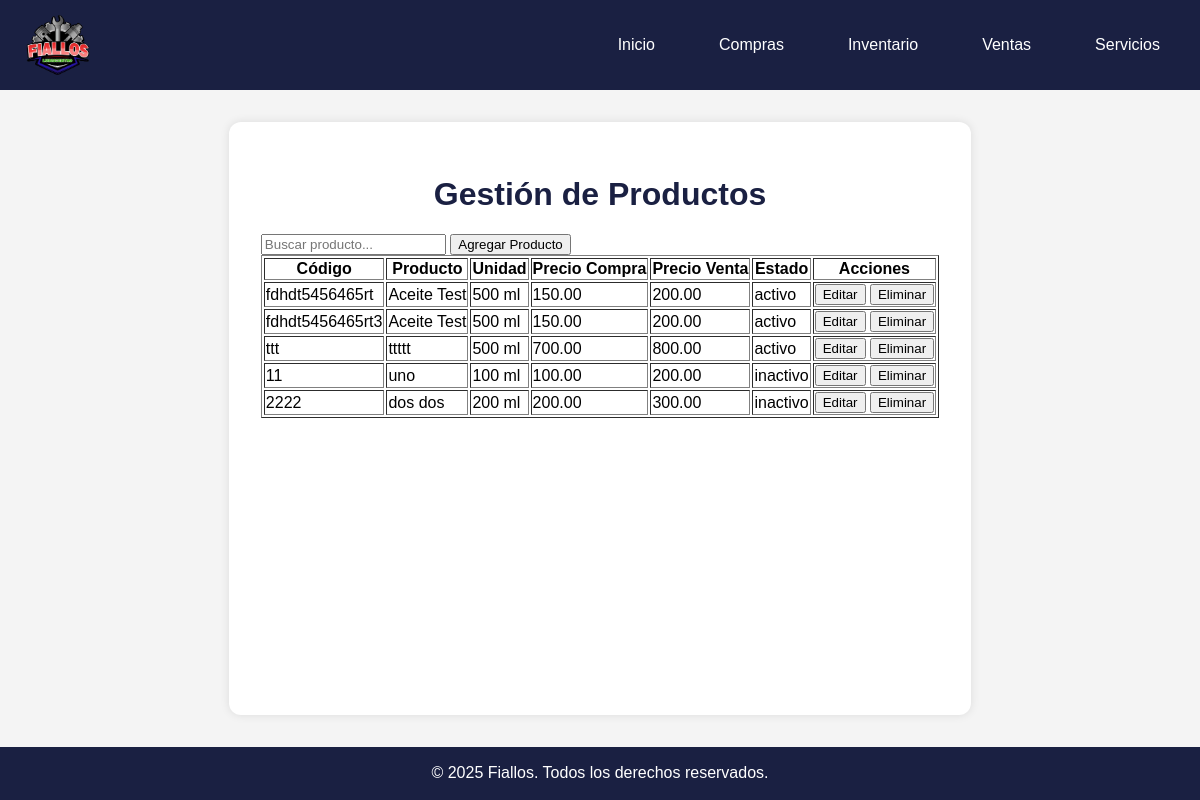
The app's page /productos/, older data.
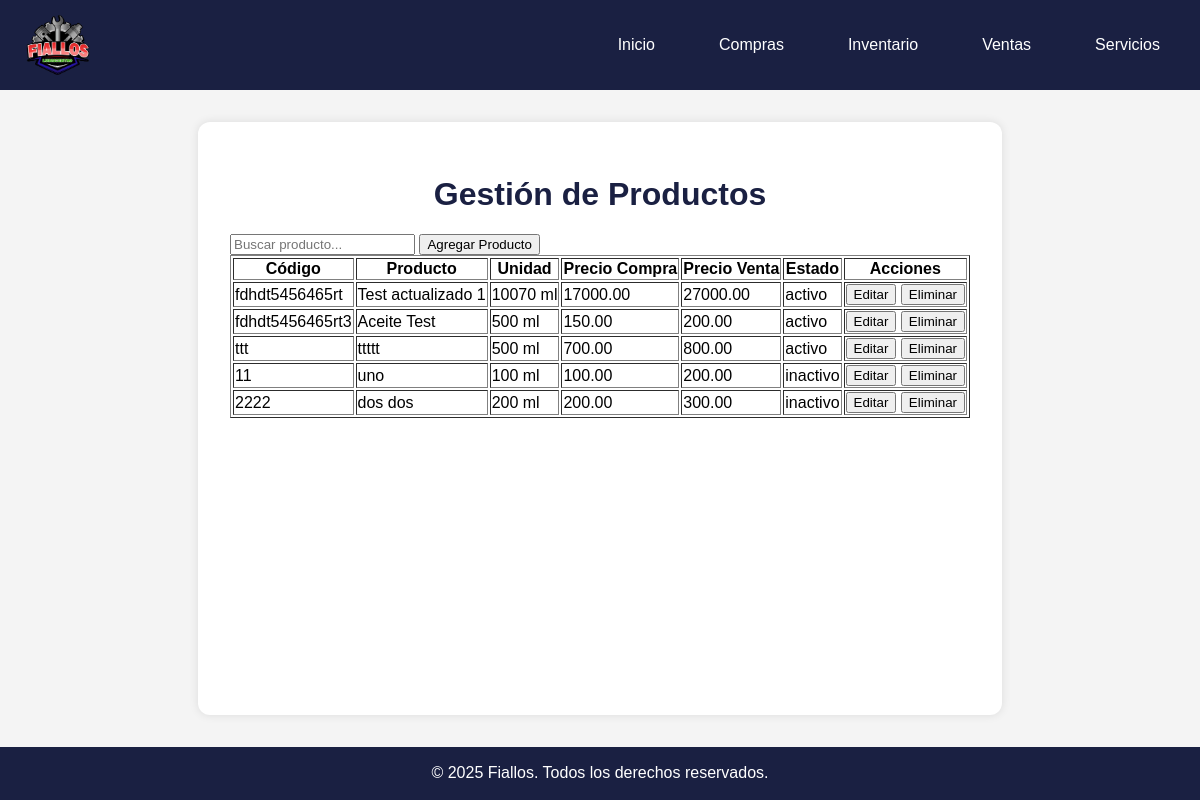
The same page, newer data.
### miapp/models.py (models this page shows, shortened)
class Producto(models.Model):
    codigo = models.CharField(max_length=50, unique=True)
    producto = models.CharField(max_length=100)
    unidad = models.CharField(max_length=45)
    precioCompra = models.DecimalField(max_digits=7, decimal_places=2)
    precioVenta = models.DecimalField(max_digits=7, decimal_places=2)
    imagen = models.ImageField(upload_to='productos/', null=True, blank=True)
    estado = models.CharField(max_length=50, choices=[('activo', 'Activo'), ('inactivo', 'Inactivo')])
    created_at = models.DateTimeField(auto_now_add=True)
    updated_at = models.DateTimeField(auto_now=True)

### miapp/views.py (the view)
# urls.py: path('productos/', views.productos, name='productos'),
def productos(request):
    productos = Producto.objects.all()
    return render(request, 'productos.html', {'productos': productos})

### miapp/templates/productos.html (shortened to what this page needs)
{% extends 'layout.html' %}
{% block content %}
<h1>Gestión de Productos</h1>
<div>
    <input type="text" id="buscar" placeholder="Buscar producto...">
    <button onclick="abrirModalAgregar()">Agregar Producto</button>
</div>
<table border="1">
    <thead>
        <tr>
            <th>Código</th>
            <th>Producto</th>
            <th>Unidad</th>
            <th>Precio Compra</th>
            <th>Precio Venta</th>
            <th>Estado</th>
            <th>Acciones</th>
        </tr>
    </thead>
    <tbody id="tablaProductos">
        {% for producto in productos %}
        <tr>
            <td>{{ producto.codigo }}</td>
            <td>{{ producto.producto }}</td>
            <td>{{ producto.unidad }}</td>
            <td>{{ producto.precioCompra }}</td>
            <td>{{ producto.precioVenta }}</td>
            <td>{{ producto.estado }}</td>
            <td>
                <button onclick="abrirModalEditar('{{ producto.id }}', '{{ producto.codigo }}', '{{ producto.producto }}', '{{ producto.unidad }}', '{{ producto.precioCompra }}', '{{ producto.precioVenta }}', '{{ producto.estado }}')">Editar</button>
                <button onclick="confirmarEliminar('{{ producto.id }}')">Eliminar</button>
            </td>
        </tr>
        {% empty %}
        <tr>
            <td colspan="7">No hay productos registrados.</td>
        </tr>
        {% endfor %}
    </tbody>
</table>
{% endblock %}

Row changes from the older to the newer data that the page shows:
changed Producto "fdhdt5456465rt": producto "Aceite Test" → "Test actualizado 1"; unidad "500 ml" → "10070 ml"; precioCompra "150.00" → "17000.00"; precioVenta "200.00" → "27000.00"
